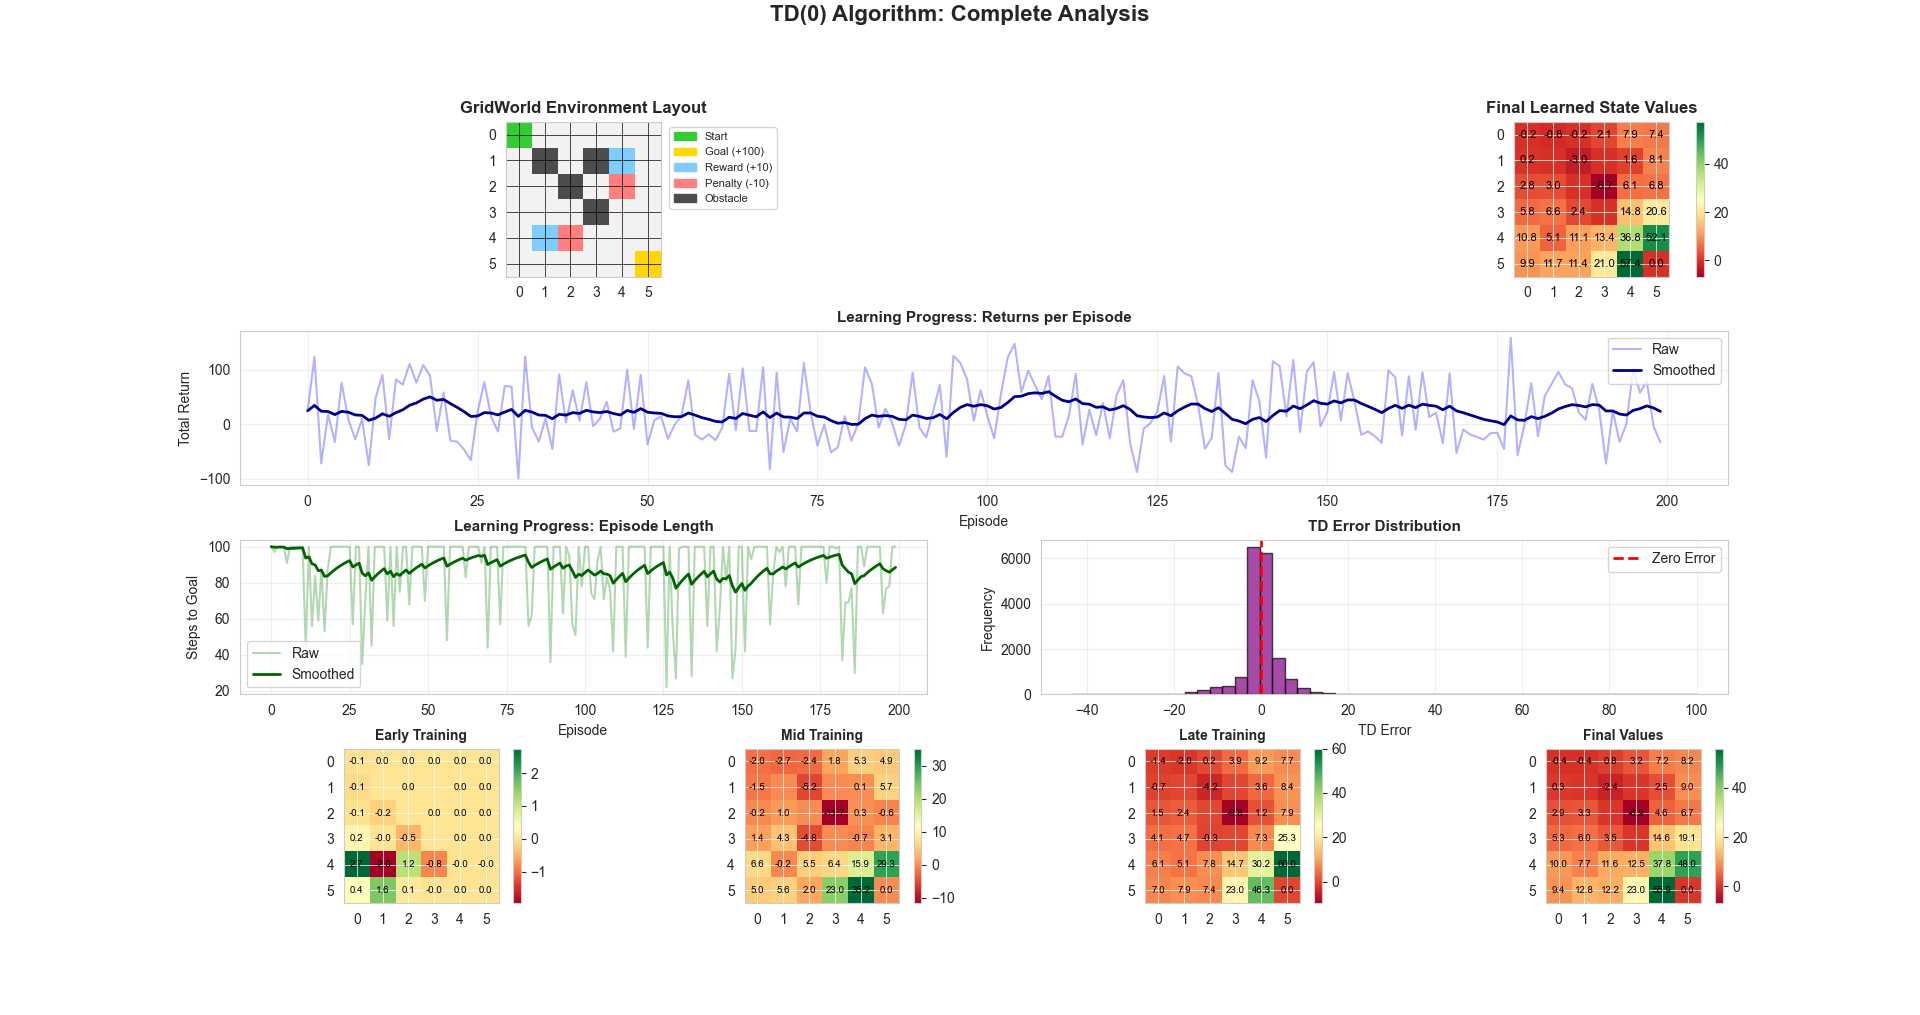

Source code (Python):
import numpy as np
import matplotlib.pyplot as plt
import matplotlib.patches as mpatches
from matplotlib.animation import FuncAnimation
from collections import defaultdict
import seaborn as sns

# Set style
sns.set_style("whitegrid")
np.random.seed(42)

# ========================
# ENVIRONMENT
# ========================

class GridWorldEnvironment:
    """Enhanced GridWorld with multiple reward zones"""
    def __init__(self, size=6):
        self.size = size
        self.start = (0, 0)
        self.goal = (size-1, size-1)
        
        # Define special states
        self.obstacles = [(1, 1), (2, 2), (3, 3), (1, 3)]
        self.rewards = [(4, 1), (1, 4)]  # Bonus reward states
        self.penalties = [(2, 4), (4, 2)]  # Penalty states
        
        self.state = self.start
        
    def reset(self):
        self.state = self.start
        return self.state
    
    def step(self, action):
        # Actions: 0=up, 1=right, 2=down, 3=left
        moves = [(-1, 0), (0, 1), (1, 0), (0, -1)]
        next_state = (self.state[0] + moves[action][0], 
                      self.state[1] + moves[action][1])
        
        # Boundary check
        if (next_state[0] < 0 or next_state[0] >= self.size or 
            next_state[1] < 0 or next_state[1] >= self.size):
            next_state = self.state
        
        # Obstacle check
        if next_state in self.obstacles:
            next_state = self.state
            reward = -1
            done = False
        elif next_state == self.goal:
            reward = 100
            done = True
        elif next_state in self.rewards:
            reward = 10
            done = False
        elif next_state in self.penalties:
            reward = -10
            done = False
        else:
            reward = -0.1
            done = False
            
        self.state = next_state
        return self.state, reward, done
    
    def get_actions(self):
        return [0, 1, 2, 3]


# ========================
# TD(0) ALGORITHM
# ========================

class TD0Agent:
    """TD(0) Agent with tracking for visualization"""
    def __init__(self, env, alpha=0.1, gamma=0.95):
        self.env = env
        self.alpha = alpha  # Learning rate
        self.gamma = gamma  # Discount factor
        self.V = defaultdict(float)  # State values
        
        # Tracking for visualization
        self.episode_history = []
        self.value_history = []
        self.td_errors = []
        self.state_visits = defaultdict(int)
        
    def random_policy(self, state):
        """Simple random policy"""
        return np.random.choice(self.env.get_actions())
    
    def train_episode(self):
        """Train for one episode and track data"""
        state = self.env.reset()
        episode_data = {
            'states': [state],
            'rewards': [],
            'td_errors': [],
            'values_before': [],
            'values_after': []
        }
        
        done = False
        steps = 0
        max_steps = 100
        
        while not done and steps < max_steps:
            # Store value before update
            episode_data['values_before'].append(self.V[state])
            
            # Take action
            action = self.random_policy(state)
            next_state, reward, done = self.env.step(action)
            
            # TD(0) Update
            td_target = reward + self.gamma * self.V[next_state]
            td_error = td_target - self.V[state]
            self.V[state] += self.alpha * td_error
            
            # Track data
            episode_data['states'].append(next_state)
            episode_data['rewards'].append(reward)
            episode_data['td_errors'].append(td_error)
            episode_data['values_after'].append(self.V[state])
            self.state_visits[state] += 1
            
            state = next_state
            steps += 1
        
        return episode_data
    
    def train(self, episodes=200):
        """Train for multiple episodes"""
        episode_returns = []
        episode_lengths = []
        
        for episode in range(episodes):
            episode_data = self.train_episode()
            
            # Calculate return
            total_return = sum(episode_data['rewards'])
            episode_returns.append(total_return)
            episode_lengths.append(len(episode_data['rewards']))
            
            # Store for visualization
            if episode % 10 == 0:
                self.episode_history.append(episode_data)
                self.value_history.append(dict(self.V))
            
            # Store TD errors
            if episode_data['td_errors']:
                self.td_errors.extend(episode_data['td_errors'])
        
        return episode_returns, episode_lengths
    
    def get_value_grid(self):
        """Get values as a grid for visualization"""
        grid = np.zeros((self.env.size, self.env.size))
        for i in range(self.env.size):
            for j in range(self.env.size):
                grid[i, j] = self.V[(i, j)]
        return grid


# ========================
# VISUALIZATION FUNCTIONS
# ========================

def plot_environment(env, ax, title="GridWorld Environment"):
    """Visualize the environment layout"""
    grid = np.ones((env.size, env.size, 3))
    
    # Color coding
    for i in range(env.size):
        for j in range(env.size):
            if (i, j) == env.start:
                grid[i, j] = [0.2, 0.8, 0.2]  # Green for start
            elif (i, j) == env.goal:
                grid[i, j] = [1.0, 0.84, 0.0]  # Gold for goal
            elif (i, j) in env.obstacles:
                grid[i, j] = [0.3, 0.3, 0.3]  # Gray for obstacles
            elif (i, j) in env.rewards:
                grid[i, j] = [0.5, 0.8, 1.0]  # Light blue for rewards
            elif (i, j) in env.penalties:
                grid[i, j] = [1.0, 0.5, 0.5]  # Light red for penalties
            else:
                grid[i, j] = [0.95, 0.95, 0.95]  # White for normal
    
    ax.imshow(grid, interpolation='nearest')
    ax.set_xticks(range(env.size))
    ax.set_yticks(range(env.size))
    ax.set_title(title, fontsize=12, fontweight='bold')
    ax.grid(True, color='black', linewidth=0.5)
    
    # Add legend
    legend_elements = [
        mpatches.Patch(color=[0.2, 0.8, 0.2], label='Start'),
        mpatches.Patch(color=[1.0, 0.84, 0.0], label='Goal (+100)'),
        mpatches.Patch(color=[0.5, 0.8, 1.0], label='Reward (+10)'),
        mpatches.Patch(color=[1.0, 0.5, 0.5], label='Penalty (-10)'),
        mpatches.Patch(color=[0.3, 0.3, 0.3], label='Obstacle')
    ]
    ax.legend(handles=legend_elements, loc='upper left', bbox_to_anchor=(1.02, 1), fontsize=8)


def plot_value_function(agent, env, ax, title="Learned State Values", show_numbers=True):
    """Visualize the learned value function"""
    value_grid = agent.get_value_grid()
    
    # Create custom colormap
    im = ax.imshow(value_grid, cmap='RdYlGn', interpolation='nearest')
    
    # Add value numbers
    if show_numbers:
        for i in range(env.size):
            for j in range(env.size):
                if (i, j) not in env.obstacles:
                    text = ax.text(j, i, f'{value_grid[i, j]:.1f}',
                                 ha="center", va="center", color="black", fontsize=8)
    
    ax.set_xticks(range(env.size))
    ax.set_yticks(range(env.size))
    ax.set_title(title, fontsize=12, fontweight='bold')
    ax.grid(True, color='white', linewidth=0.5)
    
    # Add colorbar
    plt.colorbar(im, ax=ax, fraction=0.046, pad=0.04)


def plot_trajectory(agent, env, ax, episode_data, title="Agent Trajectory"):
    """Visualize agent's trajectory through the environment"""
    # Plot environment as background
    grid = np.ones((env.size, env.size, 3)) * 0.95
    
    for i in range(env.size):
        for j in range(env.size):
            if (i, j) in env.obstacles:
                grid[i, j] = [0.3, 0.3, 0.3]
    
    ax.imshow(grid, interpolation='nearest')
    
    # Plot trajectory
    states = episode_data['states']
    if states:
        y_coords = [s[0] for s in states]
        x_coords = [s[1] for s in states]
        
        # Plot path with gradient
        for i in range(len(states)-1):
            alpha = 0.3 + 0.7 * (i / len(states))
            ax.plot([x_coords[i], x_coords[i+1]], 
                   [y_coords[i], y_coords[i+1]], 
                   'b-', linewidth=2, alpha=alpha)
        
        # Mark start and end
        ax.plot(x_coords[0], y_coords[0], 'go', markersize=12, label='Start')
        ax.plot(x_coords[-1], y_coords[-1], 'r*', markersize=15, label='End')
    
    ax.set_xticks(range(env.size))
    ax.set_yticks(range(env.size))
    ax.set_title(title, fontsize=12, fontweight='bold')
    ax.grid(True, color='black', linewidth=0.5, alpha=0.3)
    ax.legend(loc='upper right')


def plot_learning_curves(returns, lengths, td_errors, axes):
    """Plot various learning metrics"""
    
    # Smooth function
    def smooth(data, weight=0.9):
        smoothed = []
        last = data[0] if data else 0
        for point in data:
            smoothed_val = last * weight + (1 - weight) * point
            smoothed.append(smoothed_val)
            last = smoothed_val
        return smoothed
    
    # Plot 1: Episode Returns
    ax1 = axes[0]
    episodes = range(len(returns))
    ax1.plot(episodes, returns, alpha=0.3, color='blue', label='Raw')
    ax1.plot(episodes, smooth(returns), linewidth=2, color='darkblue', label='Smoothed')
    ax1.set_xlabel('Episode', fontsize=10)
    ax1.set_ylabel('Total Return', fontsize=10)
    ax1.set_title('Learning Progress: Returns per Episode', fontsize=11, fontweight='bold')
    ax1.legend()
    ax1.grid(True, alpha=0.3)
    
    # Plot 2: Episode Lengths
    ax2 = axes[1]
    ax2.plot(episodes, lengths, alpha=0.3, color='green', label='Raw')
    ax2.plot(episodes, smooth(lengths), linewidth=2, color='darkgreen', label='Smoothed')
    ax2.set_xlabel('Episode', fontsize=10)
    ax2.set_ylabel('Steps to Goal', fontsize=10)
    ax2.set_title('Learning Progress: Episode Length', fontsize=11, fontweight='bold')
    ax2.legend()
    ax2.grid(True, alpha=0.3)
    
    # Plot 3: TD Error Distribution
    ax3 = axes[2]
    ax3.hist(td_errors, bins=50, alpha=0.7, color='purple', edgecolor='black')
    ax3.axvline(x=0, color='red', linestyle='--', linewidth=2, label='Zero Error')
    ax3.set_xlabel('TD Error', fontsize=10)
    ax3.set_ylabel('Frequency', fontsize=10)
    ax3.set_title('TD Error Distribution', fontsize=11, fontweight='bold')
    ax3.legend()
    ax3.grid(True, alpha=0.3)


def plot_value_evolution(value_history, env, axes):
    """Show how values evolve over training"""
    snapshots = [0, len(value_history)//3, 2*len(value_history)//3, -1]
    titles = ['Early Training', 'Mid Training', 'Late Training', 'Final Values']
    
    for idx, (snapshot, title) in enumerate(zip(snapshots, titles)):
        ax = axes[idx]
        values = value_history[snapshot]
        
        # Create value grid
        grid = np.zeros((env.size, env.size))
        for i in range(env.size):
            for j in range(env.size):
                grid[i, j] = values.get((i, j), 0)
        
        im = ax.imshow(grid, cmap='RdYlGn', interpolation='nearest')
        
        # Add numbers
        for i in range(env.size):
            for j in range(env.size):
                if (i, j) not in env.obstacles:
                    ax.text(j, i, f'{grid[i, j]:.1f}',
                           ha="center", va="center", color="black", fontsize=7)
        
        ax.set_title(title, fontsize=10, fontweight='bold')
        ax.set_xticks(range(env.size))
        ax.set_yticks(range(env.size))
        ax.grid(True, color='white', linewidth=0.5)
        plt.colorbar(im, ax=ax, fraction=0.046)


# ========================
# MAIN EXECUTION
# ========================

def run_td0_experiment():
    """Run complete TD(0) experiment with visualizations"""
    
    print("="*70)
    print("TD(0) TEMPORAL DIFFERENCE LEARNING - COMPREHENSIVE ANALYSIS")
    print("="*70)
    
    # Create environment
    env = GridWorldEnvironment(size=6)
    
    # Create and train agent
    print("\n[1] Initializing TD(0) Agent...")
    print(f"    Learning Rate (α): 0.1")
    print(f"    Discount Factor (γ): 0.95")
    
    agent = TD0Agent(env, alpha=0.1, gamma=0.95)
    
    print("\n[2] Training agent for 200 episodes...")
    returns, lengths = agent.train(episodes=200)
    
    print(f"\n[3] Training Complete!")
    print(f"    Average Return (last 50 episodes): {np.mean(returns[-50:]):.2f}")
    print(f"    Average Length (last 50 episodes): {np.mean(lengths[-50:]):.2f}")
    print(f"    Total TD Errors Recorded: {len(agent.td_errors)}")
    
    # Create comprehensive visualization
    fig = plt.figure(figsize=(18, 12))
    gs = fig.add_gridspec(4, 4, hspace=0.35, wspace=0.4)
    
    # Row 1: Environment and Final Values
    ax1 = fig.add_subplot(gs[0, :2])
    plot_environment(env, ax1, "GridWorld Environment Layout")
    
    ax2 = fig.add_subplot(gs[0, 2:])
    plot_value_function(agent, env, ax2, "Final Learned State Values")
    
    # Row 2: Learning Curves
    ax3 = fig.add_subplot(gs[1, :])
    ax4 = fig.add_subplot(gs[2, :2])
    ax5 = fig.add_subplot(gs[2, 2:])
    plot_learning_curves(returns, lengths, agent.td_errors, [ax3, ax4, ax5])
    
    # Row 3: Value Evolution
    if len(agent.value_history) >= 4:
        axes_evolution = [fig.add_subplot(gs[3, i]) for i in range(4)]
        plot_value_evolution(agent.value_history, env, axes_evolution)
    
    plt.suptitle('TD(0) Algorithm: Complete Analysis', 
                 fontsize=16, fontweight='bold', y=0.995)
    
    plt.savefig('td0_analysis.png', dpi=150, bbox_inches='tight')
    print("\n[4] Visualization saved as 'td0_analysis.png'")
    plt.show()
    
    # Show sample trajectory
    print("\n[5] Generating sample trajectory visualization...")
    fig2, axes2 = plt.subplots(1, 3, figsize=(15, 5))
    
    # Run a test episode
    test_data = agent.train_episode()
    
    plot_trajectory(agent, env, axes2[0], test_data, "Sample Episode Trajectory")
    plot_environment(env, axes2[1], "Environment")
    plot_value_function(agent, env, axes2[2], "Current Value Function")
    
    plt.tight_layout()
    plt.savefig('td0_trajectory.png', dpi=150, bbox_inches='tight')
    print("    Trajectory visualization saved as 'td0_trajectory.png'")
    plt.show()
    
    # Print TD(0) Algorithm Details
    print("\n" + "="*70)
    print("TD(0) ALGORITHM EXPLANATION")
    print("="*70)
    print("""
TD(0) Update Rule:
    V(s) ← V(s) + α[R + γV(s') - V(s)]
    
Where:
    • V(s)  = Value of current state
    • α     = Learning rate (0.1)
    • R     = Immediate reward
    • γ     = Discount factor (0.95)
    • V(s') = Value of next state
    
Key Characteristics:
    1. Bootstrap: Uses estimate V(s') to update V(s)
    2. Online: Updates after each step
    3. Bias-Variance: Lower variance than MC, some bias
    4. Sample Efficient: Learns from incomplete episodes
    
TD Error:
    δ = R + γV(s') - V(s)
    • Positive δ: State value should increase
    • Negative δ: State value should decrease
    • Zero δ: Prediction is accurate
    """)
    
    print("="*70)
    print("EXPERIMENT COMPLETED SUCCESSFULLY!")
    print("="*70)


if __name__ == "__main__":
    run_td0_experiment()
